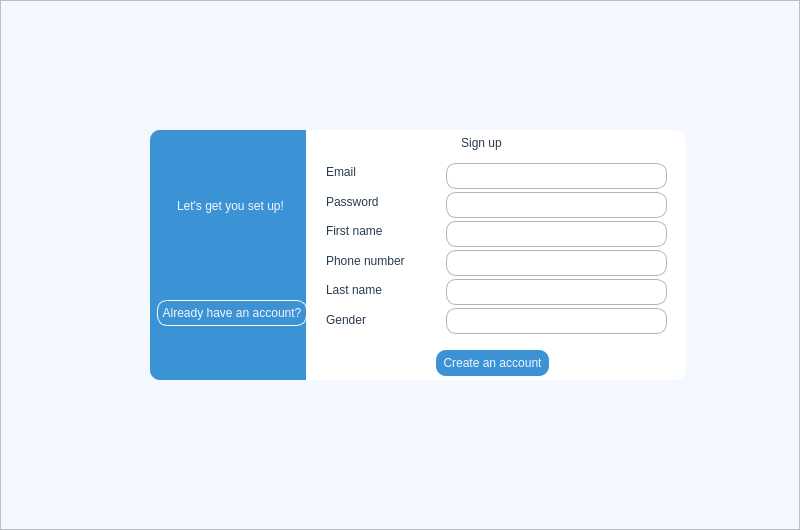
<?xml version="1.0" encoding="UTF-8"?>
<ui version="4.0">
 <class>Form</class>
 <widget class="QWidget" name="Form">
  <property name="geometry">
   <rect>
    <x>0</x>
    <y>0</y>
    <width>800</width>
    <height>530</height>
   </rect>
  </property>
  <property name="minimumSize">
   <size>
    <width>800</width>
    <height>530</height>
   </size>
  </property>
  <property name="maximumSize">
   <size>
    <width>800</width>
    <height>530</height>
   </size>
  </property>
  <property name="windowTitle">
   <string>SignUp</string>
  </property>
  <widget class="QLabel" name="label">
   <property name="geometry">
    <rect>
     <x>0</x>
     <y>0</y>
     <width>800</width>
     <height>530</height>
    </rect>
   </property>
   <property name="styleSheet">
    <string notr="true"/>
   </property>
   <property name="text">
    <string/>
   </property>
  </widget>
  <widget class="QFrame" name="frame_3">
   <property name="geometry">
    <rect>
     <x>0</x>
     <y>0</y>
     <width>800</width>
     <height>530</height>
    </rect>
   </property>
   <property name="styleSheet">
    <string notr="true">background-color: rgb(243,247,254)</string>
   </property>
   <property name="frameShape">
    <enum>QFrame::StyledPanel</enum>
   </property>
   <property name="frameShadow">
    <enum>QFrame::Raised</enum>
   </property>
   <widget class="QFrame" name="frame_2">
    <property name="geometry">
     <rect>
      <x>150</x>
      <y>130</y>
      <width>160</width>
      <height>250</height>
     </rect>
    </property>
    <property name="styleSheet">
     <string notr="true">background-color: rgb(59, 146, 212);
border-top-left-radius: 10px 10px;
border-bottom-left-radius: 10px 10px;</string>
    </property>
    <property name="frameShape">
     <enum>QFrame::NoFrame</enum>
    </property>
    <property name="frameShadow">
     <enum>QFrame::Raised</enum>
    </property>
    <widget class="QPushButton" name="ahacc_btn">
     <property name="geometry">
      <rect>
       <x>7</x>
       <y>170</y>
       <width>150</width>
       <height>26</height>
      </rect>
     </property>
     <property name="styleSheet">
      <string notr="true">QPushButton {
	background-color: rgb(59, 146, 212);
	color:rgb(243,247,254);
	border: 1px solid rgb(255, 255, 255);
	border-radius: 10px;
	font: 9pt &quot;Andale Mono&quot;;
}

QPushButton:hover {
	background-color: rgb(243,247,254);
	color:rgb(59, 146, 212);
}</string>
     </property>
     <property name="text">
      <string>Already have an account?</string>
     </property>
    </widget>
    <widget class="QLabel" name="label_9">
     <property name="geometry">
      <rect>
       <x>0</x>
       <y>50</y>
       <width>161</width>
       <height>51</height>
      </rect>
     </property>
     <property name="styleSheet">
      <string notr="true">color:rgb(243,247,254);
font: 12pt &quot;Andale Mono&quot;;</string>
     </property>
     <property name="text">
      <string>Let's get you set up!</string>
     </property>
     <property name="alignment">
      <set>Qt::AlignCenter</set>
     </property>
    </widget>
   </widget>
   <widget class="QFrame" name="frame">
    <property name="geometry">
     <rect>
      <x>306</x>
      <y>130</y>
      <width>380</width>
      <height>250</height>
     </rect>
    </property>
    <property name="styleSheet">
     <string notr="true">background-color: rgb(255, 255, 255);
border-top-right-radius: 10px 10px;
border-bottom-right-radius: 10px 10px;</string>
    </property>
    <property name="frameShape">
     <enum>QFrame::NoFrame</enum>
    </property>
    <property name="frameShadow">
     <enum>QFrame::Raised</enum>
    </property>
    <widget class="QLabel" name="label_2">
     <property name="geometry">
      <rect>
       <x>130</x>
       <y>5</y>
       <width>91</width>
       <height>16</height>
      </rect>
     </property>
     <property name="styleSheet">
      <string notr="true">font: 15pt &quot;Andale Mono&quot;;
color:rgb(43,59,78);</string>
     </property>
     <property name="text">
      <string>Sign up</string>
     </property>
     <property name="alignment">
      <set>Qt::AlignCenter</set>
     </property>
    </widget>
    <widget class="QWidget" name="verticalLayoutWidget">
     <property name="geometry">
      <rect>
       <x>140</x>
       <y>30</y>
       <width>221</width>
       <height>178</height>
      </rect>
     </property>
     <layout class="QVBoxLayout" name="verticalLayout">
      <property name="spacing">
       <number>0</number>
      </property>
      <item>
       <widget class="QLineEdit" name="email_input_line">
        <property name="minimumSize">
         <size>
          <width>0</width>
          <height>26</height>
         </size>
        </property>
        <property name="mouseTracking">
         <bool>false</bool>
        </property>
        <property name="acceptDrops">
         <bool>true</bool>
        </property>
        <property name="styleSheet">
         <string notr="true">QLineEdit {
	border: 1px solid rgb(179, 179, 179);
	border-radius:10px
}</string>
        </property>
       </widget>
      </item>
      <item>
       <widget class="QLineEdit" name="password_input_line">
        <property name="minimumSize">
         <size>
          <width>0</width>
          <height>26</height>
         </size>
        </property>
        <property name="styleSheet">
         <string notr="true">QLineEdit {
	border: 1px solid rgb(179, 179, 179);
	border-radius:10px
}</string>
        </property>
       </widget>
      </item>
      <item>
       <widget class="QLineEdit" name="fname_input_line">
        <property name="minimumSize">
         <size>
          <width>0</width>
          <height>26</height>
         </size>
        </property>
        <property name="styleSheet">
         <string notr="true">QLineEdit {
	border: 1px solid rgb(179, 179, 179);
	border-radius:10px
}</string>
        </property>
       </widget>
      </item>
      <item>
       <widget class="QLineEdit" name="phnumber_input_line">
        <property name="minimumSize">
         <size>
          <width>0</width>
          <height>26</height>
         </size>
        </property>
        <property name="styleSheet">
         <string notr="true">QLineEdit {
	border: 1px solid rgb(179, 179, 179);
	border-radius:10px
}</string>
        </property>
       </widget>
      </item>
      <item>
       <widget class="QLineEdit" name="lname_input_line">
        <property name="minimumSize">
         <size>
          <width>0</width>
          <height>26</height>
         </size>
        </property>
        <property name="styleSheet">
         <string notr="true">QLineEdit {
	border: 1px solid rgb(179, 179, 179);
	border-radius:10px
}</string>
        </property>
       </widget>
      </item>
      <item>
       <widget class="QLineEdit" name="gender_input_line">
        <property name="minimumSize">
         <size>
          <width>0</width>
          <height>26</height>
         </size>
        </property>
        <property name="styleSheet">
         <string notr="true">QLineEdit {
	border: 1px solid rgb(179, 179, 179);
	border-radius:10px
}</string>
        </property>
       </widget>
      </item>
     </layout>
    </widget>
    <widget class="QWidget" name="verticalLayoutWidget_2">
     <property name="geometry">
      <rect>
       <x>20</x>
       <y>30</y>
       <width>108</width>
       <height>171</height>
      </rect>
     </property>
     <layout class="QVBoxLayout" name="verticalLayout_2">
      <item>
       <widget class="QLabel" name="label_4">
        <property name="styleSheet">
         <string notr="true">font: 13pt &quot;Andale Mono&quot;;
color:rgb(43,59,78);</string>
        </property>
        <property name="text">
         <string>Email</string>
        </property>
       </widget>
      </item>
      <item>
       <widget class="QLabel" name="label_5">
        <property name="styleSheet">
         <string notr="true">font: 13pt &quot;Andale Mono&quot;;
color:rgb(43,59,78);</string>
        </property>
        <property name="text">
         <string>Password</string>
        </property>
       </widget>
      </item>
      <item>
       <widget class="QLabel" name="label_7">
        <property name="styleSheet">
         <string notr="true">font: 13pt &quot;Andale Mono&quot;;
color:rgb(43,59,78);</string>
        </property>
        <property name="text">
         <string>First name</string>
        </property>
       </widget>
      </item>
      <item>
       <widget class="QLabel" name="label_8">
        <property name="styleSheet">
         <string notr="true">font: 13pt &quot;Andale Mono&quot;;
color:rgb(43,59,78);</string>
        </property>
        <property name="text">
         <string>Phone number</string>
        </property>
       </widget>
      </item>
      <item>
       <widget class="QLabel" name="label_6">
        <property name="styleSheet">
         <string notr="true">font: 13pt &quot;Andale Mono&quot;;
color:rgb(43,59,78);</string>
        </property>
        <property name="text">
         <string>Last name</string>
        </property>
       </widget>
      </item>
      <item>
       <widget class="QLabel" name="label_3">
        <property name="styleSheet">
         <string notr="true">font: 13pt &quot;Andale Mono&quot;;
color:rgb(43,59,78);</string>
        </property>
        <property name="text">
         <string>Gender</string>
        </property>
       </widget>
      </item>
     </layout>
    </widget>
    <widget class="QPushButton" name="create_acc_btn">
     <property name="geometry">
      <rect>
       <x>130</x>
       <y>220</y>
       <width>113</width>
       <height>26</height>
      </rect>
     </property>
     <property name="styleSheet">
      <string notr="true">QPushButton {
	background-color: rgb(59, 146, 212);
	color:rgb(243,247,254);
	border: 0px solid;
	border-radius: 10px;
	font: 10pt &quot;Andale Mono&quot;;
}

QPushButton:hover {
	background-color: rgb(243,247,254);
	color:rgb(59, 146, 212);
}</string>
     </property>
     <property name="text">
      <string>Create an account</string>
     </property>
    </widget>
   </widget>
  </widget>
 </widget>
 <resources/>
 <connections/>
</ui>
